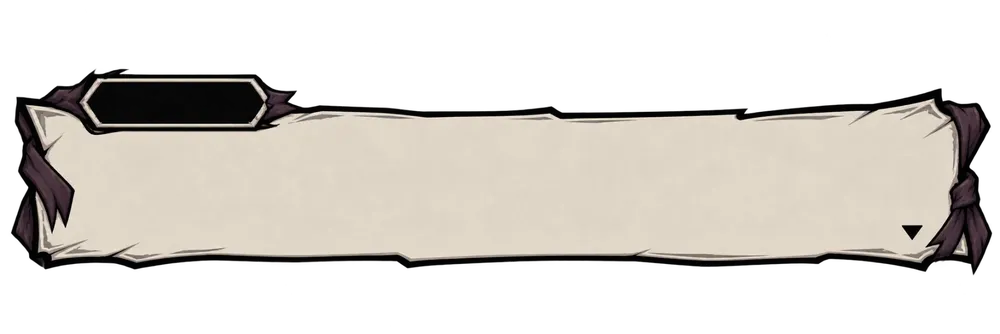
#> input picture cave-3d/art/stage/box_src.webp, 1000 x 334 px, shrunk from 2000 x 667 before the run
$ python czclean.py ../../../cave-3d/art/stage/box_src.webp ../../../cave-3d/art/stage/box.webp ../../../cave-3d/art/stage/box.webp
#> lines starting #> are read from the running program, lines starting #| are printed output that depends on the picture
# czclean.py v1.0 — 세자르 보스룸 그림: 체크무늬 (가짜 투명) 를 진짜 투명으로 · 홀 밖 조각 (워터마크 별) 지움 · 가장자리 2px 다듬음
import sys
from PIL import Image
import numpy as np
from collections import deque
src, mask, dst = sys.argv[1], sys.argv[2], sys.argv[3]
im = Image.open(src).convert('RGB'); a = np.asarray(im)
#> after `im = Image.open(src).convert('RGB')`:
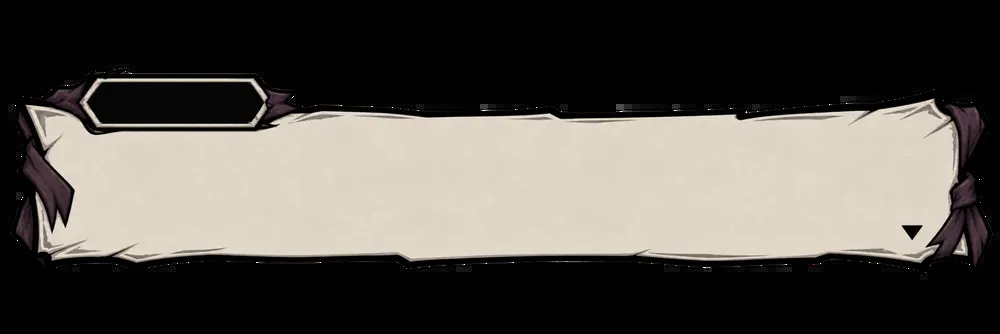
#> im: PIL image 1000x334 RGB; mean R, G, B 85.6, 81.8, 76.3
#> (the run stopped early here; a loop or call above may not have finished)
